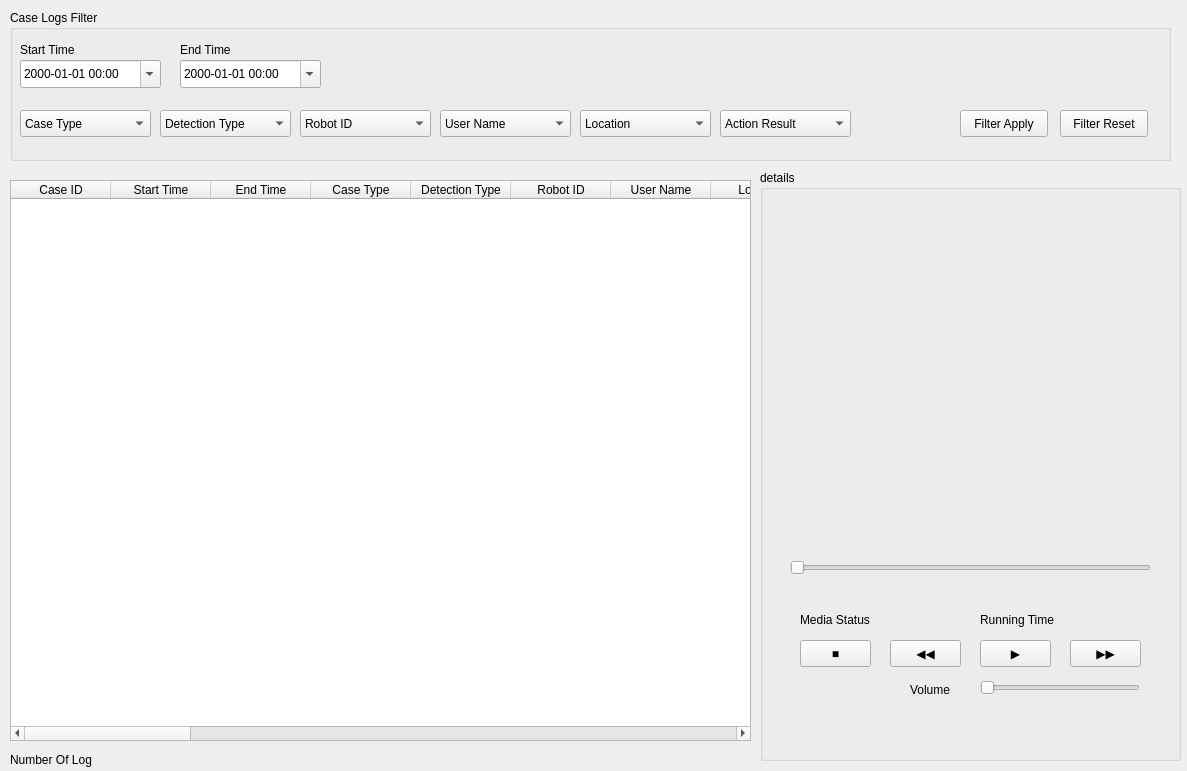
<?xml version="1.0" encoding="UTF-8"?>
<ui version="4.0">
 <class>Form</class>
 <widget class="QWidget" name="Form">
  <property name="geometry">
   <rect>
    <x>0</x>
    <y>0</y>
    <width>1187</width>
    <height>771</height>
   </rect>
  </property>
  <property name="windowTitle">
   <string>Form</string>
  </property>
  <widget class="QGroupBox" name="groupBox_case_logs_filter">
   <property name="geometry">
    <rect>
     <x>10</x>
     <y>10</y>
     <width>1161</width>
     <height>151</height>
    </rect>
   </property>
   <property name="title">
    <string>Case Logs Filter</string>
   </property>
   <widget class="QLabel" name="label_start_time">
    <property name="geometry">
     <rect>
      <x>10</x>
      <y>30</y>
      <width>71</width>
      <height>19</height>
     </rect>
    </property>
    <property name="text">
     <string>Start Time</string>
    </property>
   </widget>
   <widget class="QDateTimeEdit" name="dateTimeEdit_start_date">
    <property name="geometry">
     <rect>
      <x>10</x>
      <y>50</y>
      <width>141</width>
      <height>28</height>
     </rect>
    </property>
    <property name="displayFormat">
     <string>yyyy-MM-dd HH:mm</string>
    </property>
    <property name="calendarPopup">
     <bool>true</bool>
    </property>
   </widget>
   <widget class="QLabel" name="label_end_time">
    <property name="geometry">
     <rect>
      <x>170</x>
      <y>30</y>
      <width>71</width>
      <height>19</height>
     </rect>
    </property>
    <property name="text">
     <string>End Time</string>
    </property>
   </widget>
   <widget class="QDateTimeEdit" name="dateTimeEdit_end_date">
    <property name="geometry">
     <rect>
      <x>170</x>
      <y>50</y>
      <width>141</width>
      <height>28</height>
     </rect>
    </property>
    <property name="displayFormat">
     <string>yyyy-MM-dd HH:mm</string>
    </property>
    <property name="calendarPopup">
     <bool>true</bool>
    </property>
   </widget>
   <widget class="QComboBox" name="comboBox_case_type">
    <property name="geometry">
     <rect>
      <x>10</x>
      <y>100</y>
      <width>131</width>
      <height>27</height>
     </rect>
    </property>
    <item>
     <property name="text">
      <string>Case Type</string>
     </property>
    </item>
   </widget>
   <widget class="QComboBox" name="comboBox_detection_type">
    <property name="geometry">
     <rect>
      <x>150</x>
      <y>100</y>
      <width>131</width>
      <height>27</height>
     </rect>
    </property>
    <item>
     <property name="text">
      <string>Detection Type</string>
     </property>
    </item>
   </widget>
   <widget class="QComboBox" name="comboBox_robot_id">
    <property name="geometry">
     <rect>
      <x>290</x>
      <y>100</y>
      <width>131</width>
      <height>27</height>
     </rect>
    </property>
    <item>
     <property name="text">
      <string>Robot ID</string>
     </property>
    </item>
   </widget>
   <widget class="QComboBox" name="comboBox_location_id">
    <property name="geometry">
     <rect>
      <x>570</x>
      <y>100</y>
      <width>131</width>
      <height>27</height>
     </rect>
    </property>
    <item>
     <property name="text">
      <string>Location</string>
     </property>
    </item>
   </widget>
   <widget class="QComboBox" name="comboBox_user_account">
    <property name="geometry">
     <rect>
      <x>430</x>
      <y>100</y>
      <width>131</width>
      <height>27</height>
     </rect>
    </property>
    <item>
     <property name="text">
      <string>User Name</string>
     </property>
    </item>
   </widget>
   <widget class="QComboBox" name="comboBox_action_type">
    <property name="geometry">
     <rect>
      <x>710</x>
      <y>100</y>
      <width>131</width>
      <height>27</height>
     </rect>
    </property>
    <item>
     <property name="text">
      <string>Action Result</string>
     </property>
    </item>
   </widget>
   <widget class="QPushButton" name="pushButton_filter_apply">
    <property name="geometry">
     <rect>
      <x>950</x>
      <y>100</y>
      <width>88</width>
      <height>27</height>
     </rect>
    </property>
    <property name="text">
     <string>Filter Apply</string>
    </property>
   </widget>
   <widget class="QPushButton" name="pushButton_filter_reset">
    <property name="geometry">
     <rect>
      <x>1050</x>
      <y>100</y>
      <width>88</width>
      <height>27</height>
     </rect>
    </property>
    <property name="text">
     <string>Filter Reset</string>
    </property>
   </widget>
  </widget>
  <widget class="QTableWidget" name="tableWidget">
   <property name="geometry">
    <rect>
     <x>10</x>
     <y>180</y>
     <width>741</width>
     <height>561</height>
    </rect>
   </property>
   <property name="editTriggers">
    <set>QAbstractItemView::NoEditTriggers</set>
   </property>
   <property name="alternatingRowColors">
    <bool>true</bool>
   </property>
   <property name="selectionMode">
    <enum>QAbstractItemView::SingleSelection</enum>
   </property>
   <property name="selectionBehavior">
    <enum>QAbstractItemView::SelectRows</enum>
   </property>
   <property name="sortingEnabled">
    <bool>true</bool>
   </property>
   <property name="columnCount">
    <number>30</number>
   </property>
   <column>
    <property name="text">
     <string>Case ID</string>
    </property>
   </column>
   <column>
    <property name="text">
     <string>Start Time</string>
    </property>
   </column>
   <column>
    <property name="text">
     <string>End Time</string>
    </property>
   </column>
   <column>
    <property name="text">
     <string>Case Type</string>
    </property>
   </column>
   <column>
    <property name="text">
     <string>Detection Type</string>
    </property>
   </column>
   <column>
    <property name="text">
     <string>Robot ID</string>
    </property>
   </column>
   <column>
    <property name="text">
     <string>User Name</string>
    </property>
   </column>
   <column>
    <property name="text">
     <string>Location</string>
    </property>
   </column>
   <column>
    <property name="text">
     <string>Ignored</string>
    </property>
   </column>
   <column>
    <property name="text">
     <string>Reported to 119</string>
    </property>
   </column>
   <column>
    <property name="text">
     <string>Reported to 112</string>
    </property>
   </column>
   <column>
    <property name="text">
     <string>Illegal Activity Warning</string>
    </property>
   </column>
   <column>
    <property name="text">
     <string>Danger Warning</string>
    </property>
   </column>
   <column>
    <property name="text">
     <string>Emergency Warning</string>
    </property>
   </column>
   <column>
    <property name="text">
     <string>Case Closed</string>
    </property>
   </column>
   <column/>
   <column/>
   <column/>
   <column/>
   <column/>
   <column/>
   <column/>
   <column/>
   <column/>
   <column/>
   <column/>
   <column/>
   <column/>
   <column/>
   <column/>
  </widget>
  <widget class="QGroupBox" name="groupBox_details">
   <property name="geometry">
    <rect>
     <x>760</x>
     <y>170</y>
     <width>421</width>
     <height>591</height>
    </rect>
   </property>
   <property name="title">
    <string>details</string>
   </property>
   <widget class="QWidget" name="widget_case_detail_video" native="true">
    <property name="geometry">
     <rect>
      <x>10</x>
      <y>100</y>
      <width>401</width>
      <height>281</height>
     </rect>
    </property>
   </widget>
   <widget class="QPushButton" name="pushButton_stop">
    <property name="geometry">
     <rect>
      <x>40</x>
      <y>470</y>
      <width>71</width>
      <height>27</height>
     </rect>
    </property>
    <property name="text">
     <string>■</string>
    </property>
   </widget>
   <widget class="QPushButton" name="pushButton_run">
    <property name="geometry">
     <rect>
      <x>220</x>
      <y>470</y>
      <width>71</width>
      <height>27</height>
     </rect>
    </property>
    <property name="text">
     <string>▶</string>
    </property>
   </widget>
   <widget class="QPushButton" name="pushButton_seek_forward">
    <property name="geometry">
     <rect>
      <x>310</x>
      <y>470</y>
      <width>71</width>
      <height>27</height>
     </rect>
    </property>
    <property name="text">
     <string>▶▶</string>
    </property>
   </widget>
   <widget class="QPushButton" name="pushButton_seek_backward">
    <property name="geometry">
     <rect>
      <x>130</x>
      <y>470</y>
      <width>71</width>
      <height>27</height>
     </rect>
    </property>
    <property name="text">
     <string>◀◀</string>
    </property>
   </widget>
   <widget class="QSlider" name="horizontalSlider_volume">
    <property name="geometry">
     <rect>
      <x>220</x>
      <y>510</y>
      <width>160</width>
      <height>16</height>
     </rect>
    </property>
    <property name="orientation">
     <enum>Qt::Horizontal</enum>
    </property>
   </widget>
   <widget class="QLabel" name="label_volume">
    <property name="geometry">
     <rect>
      <x>150</x>
      <y>510</y>
      <width>66</width>
      <height>19</height>
     </rect>
    </property>
    <property name="text">
     <string>Volume</string>
    </property>
   </widget>
   <widget class="QSlider" name="horizontalSlider_running_time">
    <property name="geometry">
     <rect>
      <x>30</x>
      <y>390</y>
      <width>361</width>
      <height>16</height>
     </rect>
    </property>
    <property name="orientation">
     <enum>Qt::Horizontal</enum>
    </property>
   </widget>
   <widget class="QLabel" name="label_running_time">
    <property name="geometry">
     <rect>
      <x>220</x>
      <y>440</y>
      <width>161</width>
      <height>19</height>
     </rect>
    </property>
    <property name="text">
     <string>Running Time</string>
    </property>
   </widget>
   <widget class="QLabel" name="label_media_status">
    <property name="geometry">
     <rect>
      <x>40</x>
      <y>440</y>
      <width>161</width>
      <height>19</height>
     </rect>
    </property>
    <property name="text">
     <string>Media Status</string>
    </property>
   </widget>
  </widget>
  <widget class="QLabel" name="label_number_of_log">
   <property name="geometry">
    <rect>
     <x>10</x>
     <y>750</y>
     <width>341</width>
     <height>19</height>
    </rect>
   </property>
   <property name="text">
    <string>Number Of Log</string>
   </property>
  </widget>
 </widget>
 <resources/>
 <connections/>
</ui>
